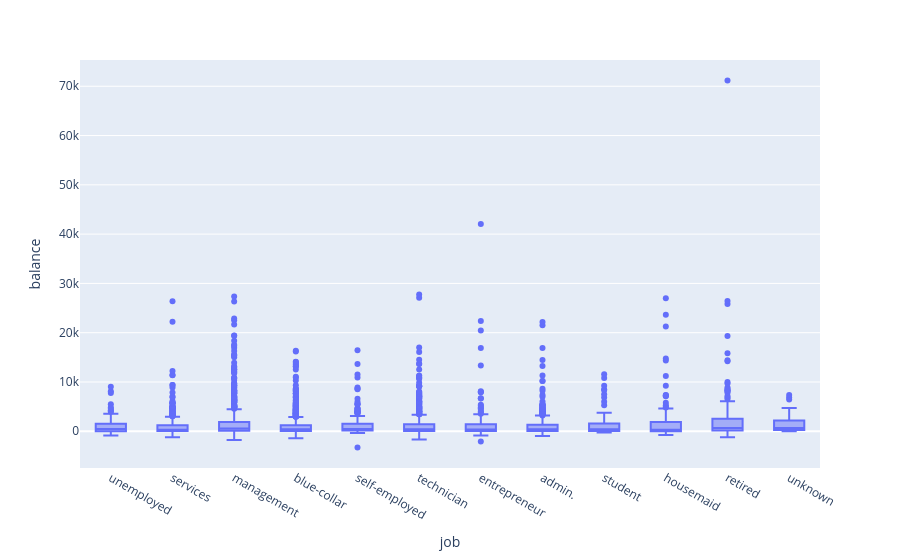

The notebook cell saved with this chart:
### Markdown cell above
# **Base of Box Plot**

**Default** — five-number summary, whiskers, outlier dots, column names as labels, hover tooltip, grey background

**Not default** — title, subtitle, units, reference line, source note, marker styling, box line width, white background, tick rotation, hover

### Code cell
px.box(df, x="job", y="balance")

### Figure 1 — Plotly figure (JSON) as saved in the notebook; plotly's stock layout.template omitted (floating-point values rounded to 4 significant figures; data arrays with more than 128 entries replaced by an {"elided": "..."} marker saying what was removed)
{"data": [{"alignmentgroup": "True", "hovertemplate": "job=%{x}<br>balance=%{y}<extra></extra>", "legendgroup": "", "marker": {"color": "#636efa"}, "name": "", "notched": false, "offsetgroup": "", "orientation": "v", "showlegend": false, "type": "box", "x": {"elided": "4521 str values"}, "x0": " ", "xaxis": "x", "y": {"elided": "4521 int values"}, "y0": " ", "yaxis": "y"}], "layout": {"autosize": true, "boxmode": "group", "legend": {"tracegroupgap": 0}, "margin": {"t": 60}, "xaxis": {"anchor": "y", "autorange": true, "domain": [0, 1], "range": [-0.5, 11.5], "title": {"text": "job"}, "type": "category"}, "yaxis": {"anchor": "x", "autorange": true, "domain": [0, 1], "range": [-7452.0, 75330.0], "title": {"text": "balance"}, "type": "linear"}}}
